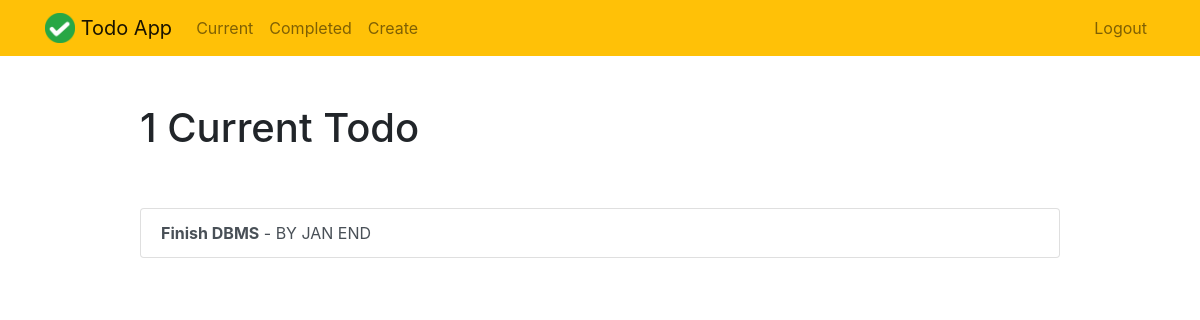
Before: /current/ (signed in) with the older database file.
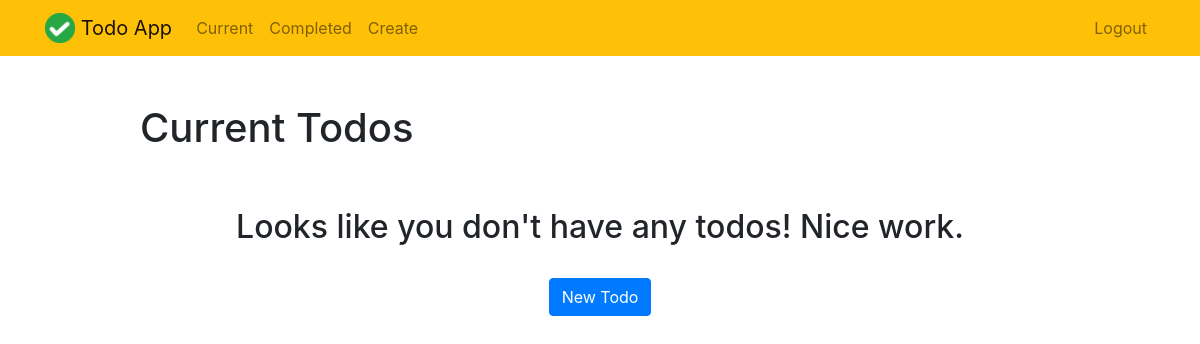
After: the same page with the newer database file.
### todo/models.py (models this page shows, shortened)
class Todo(models.Model):
    title = models.CharField(max_length=100)
    memo = models.TextField(blank=True)
    created = models.DateTimeField(auto_now_add=True)
    completed = models.DateTimeField(null=True, blank=True)
    important = models.BooleanField(default=True)
    user = models.ForeignKey(User, on_delete=models.CASCADE)

### todo/views.py (the view)
# urls.py: path('current/', views.currenttodos, name="currenttodos"),
@login_required
def currenttodos(request):
    todos = Todo.objects.filter(user=request.user, completed__isnull=True)
    return render(request, 'todo/currenttodos.html', {'todos': todos})

### todo/templates/todo/currenttodos.html
{% extends "todo/base.html" %}
{% block content %}
    <div class="row justify-content-center mt-5">
        <div class="col-md-10">
            {% if todos %}
                 <h1>{{ todos.count }} Current Todo{{ todos.count|pluralize }}</h1>
            {% else %}
                           <h1>Current Todos</h1>
            {% endif %}
        </div>
    </div>
    <div class="row justify-content-center mt-5">
        <div class="col-md-10">
        {% if todos %}
            <div class="list-group">
                {% for todo in todos %}
                    <a href="{% url 'viewtodo' todo.id %}" class="list-group-item list-group-item-action{% if todo.important %} list-group-item-danger{% endif %}"><b>{{ todo.title }}</b>{% if todo.memo %} - {{ todo.memo|truncatechars:30 }}{% endif %}</a>
                {% endfor %}
            </div>
        {% else %}
            <div class="text-center">
                <h2>Looks like you don't have any todos! Nice work.</h2>
            <br>
            <a role="button" class="btn btn-primary" href="{% url 'createtodos' %}">New Todo</a>
            </div>
        {% endif %}
        </div>
    </div>
{% endblock %}

### todo/templates/todo/base.html (shortened to what this page needs)
{% load static %}
<!doctype html>
<html lang="en">
<head>
    <link rel="stylesheet" href="https://stackpath.bootstrapcdn.com/bootstrap/4.4.1/css/bootstrap.min.css">
</head>
<body>
<nav class="navbar navbar-expand-md navbar-light bg-warning">
<div class="container">
    <a class="navbar-brand" href="{% url 'home' %}">
         <img src="{% static 'todo/logo.png' %}" width="30" height="30" class="d-inline-block align-top">
        <span>Todo App</span>
    </a>
    <div class="collapse navbar-collapse" id="navbarNav">
    {% if user.is_authenticated %}
        <ul class="navbar-nav mr-auto">
                <li class="nav-item {{ current }}">
                    <a class="nav-link" href="{% url 'currenttodos' %}">Current</a>
                </li>
                <li class="nav-item {{ completed }}">
                    <a class="nav-link" href="{% url 'completedtodos' %}">Completed</a>
                </li>
                <li class="nav-item {{ create }}">
                    <a class="nav-link" href="{% url 'createtodos' %}">Create</a>
                </li>
        </ul>
    {% endif %}
    <ul class="navbar-nav ml-auto">
            {% if user.is_authenticated %}
                <li class="nav-item">
                    <a href="#" onclick="$('#signOutBtn').click()" class="nav-link">Logout</a>
                </li>
            {% endif %}
        </ul>
    </div>
</div>
</nav>
<div class="container">
{% block content %}{% endblock %}
</div>
</body>
</html>

Changed rows visible on the page:
no longer on this page (row edited): Todo: title "Finish DBMS", memo "BY JAN END"
Other visible differences:
{{ todos.count }}: "1" → (not shown)
text no longer shown: "Current Todo"
text now shown: "Current Todos Looks like you don't have any todos! Nice work. New Todo"
